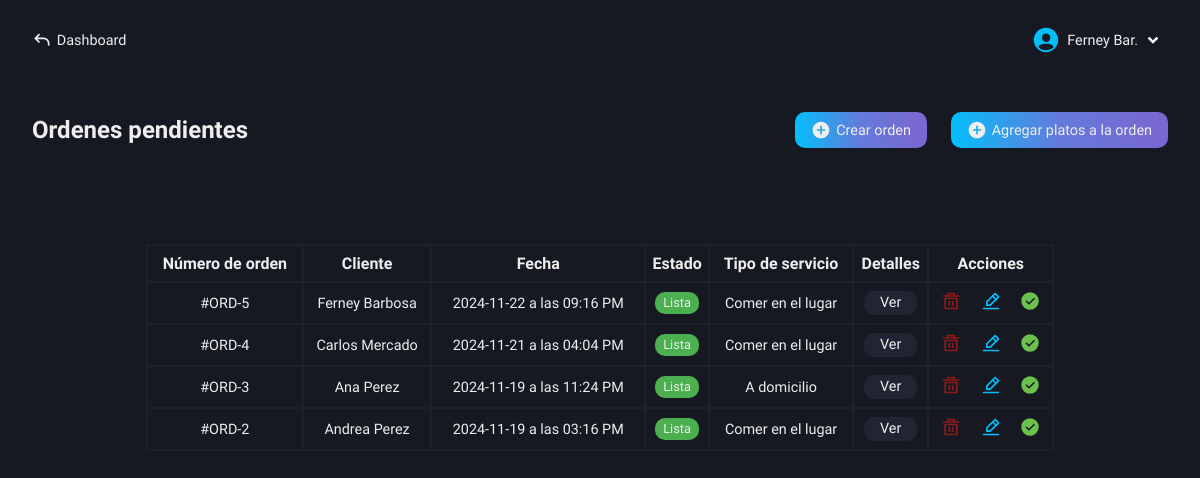
Page /roles/restaurant/kitchen/pending-orders.php (signed in) on the earlier database version.
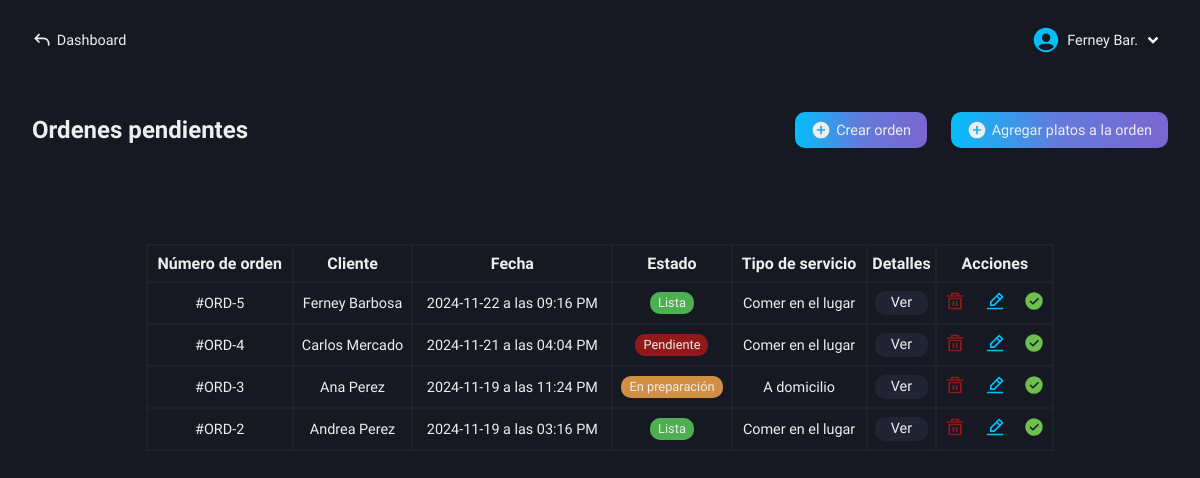
Same page on the later database version.
### tables this page shows
CREATE TABLE `users` (
  `id` int(11) NOT NULL AUTO_INCREMENT,
  `name` varchar(100) NOT NULL,
  `lastname` varchar(100) NOT NULL,
  `email` varchar(100) NOT NULL,
  `pass` varchar(100) NOT NULL,
  `role` varchar(100) NOT NULL,
  PRIMARY KEY (`id`)
);

CREATE TABLE `pending_orders` (
  `id` int(11) NOT NULL AUTO_INCREMENT,
  `order_number` int(11) NOT NULL,
  `customer` varchar(100) NOT NULL,
  `order_date` varchar(100) NOT NULL,
  `order_status` varchar(100) NOT NULL,
  `type_service` varchar(100) NOT NULL,
  `transaction` varchar(100) NOT NULL,
  PRIMARY KEY (`id`)
);

### roles/restaurant/kitchen/pending-orders.php (the view, shortened to what this page needs)
<!DOCTYPE html>
<html lang="es">
<head>
    <link rel="stylesheet" href="../../../css/restaurant/pending-orders.css">
    <?php
        include("../../../conexion.php");
        if (isset($_SESSION['user_id'])) {
            $id_user = $_SESSION['user_id'];
        } else {
            header("Location: ../../../index.php");
            exit();
        }
    ?>
</head>
<body>
    <main class="main">
        <nav class="nav-dash">
            <a href="../../dashboard-restaurant.php" class="go-dash">
                <svg xmlns="http://www.w3.org/2000/svg" width="20" height="20" viewBox="0 0 24 24"><path fill="#eee" d="m4 10l-.707.707L2.586 10l.707-.707zm17 8a1 1 0 1 1-2 0zM8.293 15.707l-5-5l1.414-1.414l5 5zm-5-6.414l5-5l1.414 1.414l-5 5zM4 9h10v2H4zm17 7v2h-2v-2zm-7-7a7 7 0 0 1 7 7h-2a5 5 0 0 0-5-5z"/></svg>
                <p>Dashboard</p>
            </a>
            <div class="user-modal">
                <div class="username">
                    <img src="../../../svg/people.svg" alt="">
                    <div class="name-down">
                        <?php
                            $queryData = "SELECT name, lastname FROM users WHERE id = $id_user";
                            $result = mysqli_query($conexion, $queryData);
                            $rowData = mysqli_fetch_assoc($result);
                            echo "<p class='name'>" . $rowData['name'] . ' ' . substr($rowData['lastname'], 0, 3) . ".</p>";
                        ?>
                        <img src="../../../svg/down-arrow.svg" alt="">
                    </div>
                </div>
            </div>
        </nav>
        <section class="pending-orders" id="hidden-modal">
            <div class="orders-content">
                <div class="tlt-button">
                    <h2 class="tlt-function">Ordenes pendientes</h2>
                    <div class="content-buttons">
                        <a href="create-orders.php" class="button-function bg-btn">
                            <svg xmlns="http://www.w3.org/2000/svg" width="20" height="20" viewBox="0 0 24 24"><path fill="#eee" d="M12 2C6.477 2 2 6.477 2 12s4.477 10 10 10s10-4.477 10-10S17.523 2 12 2m5 11h-4v4h-2v-4H7v-2h4V7h2v4h4z"/></svg>
                            <p>Crear orden</p>
                        </a>
                        <a href="functions/add-orders-details.php" class="button-function bg-btn">
                            <svg xmlns="http://www.w3.org/2000/svg" width="20" height="20" viewBox="0 0 24 24"><path fill="#eee" d="M12 2C6.477 2 2 6.477 2 12s4.477 10 10 10s10-4.477 10-10S17.523 2 12 2m5 11h-4v4h-2v-4H7v-2h4V7h2v4h4z"/></svg>
                            <p>Agregar platos a la orden</p>
                        </a>
                    </div>
                </div>
                <div class="content-table">
                    <table>
                        <tr>
                            <th>Número de orden</th>
                            <th>Cliente</th>
                            <th>Fecha</th>
                            <th>Estado</th>
                            <th>Tipo de servicio</th>
                            <th>Detalles</th>
                            <th>Acciones</th>
                        </tr>
                        <?php
                            $getOrders = "SELECT * FROM pending_orders ORDER BY order_number DESC";
                            $resultOrders = mysqli_query($conexion, $getOrders);
                            if($resultOrders -> num_rows > 0) {
                                while($row = mysqli_fetch_assoc($resultOrders)){
                                    $order_number = $row['order_number'];
                                    $id = $row['id'];
                                    $order_date = $row['order_date'];
                                    $date = new DateTime($order_date);
                                    $formatted_date = $date->format('Y-m-d \a \l\a\s h:i A');
                                    $status_class = '';
                                    switch ($row['order_status']) {
                                        case 'Pendiente':
                                            $status_class = 'pending';
                                            break;
                                        case 'En preparación':
                                            $status_class = 'preparing';
                                            break;
                                        case 'Lista':
                                            $status_class = 'ready';
                                            break;
                                    }
                                    $class_sale = '';
                                    $class_cart = '';
                                    switch ($row['transaction']) {
                                        case '1':
                                            $class_cart = 'not-sent';
                                            $class_sale = 'yes-sent';
                                            break;
                                    }
                                    echo "<tr>
                                            <td>#ORD-" . $row['order_number'] . "</td>
                                            <td>" . ucwords($row['customer']) . "</td>
                                            <td>" . $formatted_date . "</td>
                                            <td><span class='" . $status_class . "'>" . $row['order_status'] . "</span></td>
                                            <td>" . $row['type_service'] . "</td>
                                            <td class='view-details'>
                                                <a href='details.php?order_number=$order_number'>Ver</a>
                                            </td>
                                            <td>
                                                <a href='functions/delete.php?id=$id'>
                                                    <img src='../../../svg/delete.svg' title='Eliminar' />
                                                </a>
                                                <a href='functions/get-data.php?id=$id'>
                                                    <img src='../../../svg/edit.svg' title='Editar' />
                                                </a>
                                                <a href='functions/send-order-sale.php?order_number=$order_number' class='" . $class_cart . "'>
                                                    <img  src='../../../svg/cart.svg' title='Enviar a ventas' />
                                                </a>
                                                <span class='" . $class_sale . "'>
                                                    <img src='../../../svg/success.svg' title='Enviado a ventas' />
                                                </span>
                                            </td>
                                          </tr>";
                                }
                            } else {
                                echo "<tr>
                                        <td colspan='7'>No hay ordenes pendientes.</td>
                                      </tr>";
                            }
                        ?>
                    </table>
                </div>
            </div>
        </section>
    </main>
</body>
</html>

### css/restaurant/pending-orders.css (style rules this page uses)
.main { display: grid; grid-template-columns: 1fr; grid-template-rows: 80px auto; height: 100vh; background-color: var(--color-dark-blue-gray); }
.pending-orders { grid-column: 1 / 2; grid-row: 2 / 3; padding: 2rem; box-sizing: border-box; background-color: var(--color-dark-blue-gray); }
.orders-content { display: flex; flex-direction: column; gap: 3rem; }
.tlt-button { display: flex; align-items: center; justify-content: space-between; }
.content-buttons { display: flex; align-items: center; gap: 1.5rem; }
.button-function { display: flex; align-items: center; gap: .3rem; padding: .5rem 1rem; border-radius: 10px; font-size: .9rem; text-decoration: none; }
.content-table { margin-top: 3rem; }
table { border-collapse: collapse; }
table { width: 80%; margin: auto; }
th, td { padding: .5rem 0; text-align: center; border: 2px solid var(--color-slate-gray); box-sizing: border-box; }
td { font-size: .9rem; font-weight: 300; }
td:nth-child(7) a { text-decoration: none; }
td:nth-child(7) a:nth-child(2) { margin-left: 1rem; }
td:nth-child(7) span { margin-left: 1rem; }
.view-details a { text-decoration: none; background-color: var(--color-dark-charcoal-blue); padding: .2rem 1rem; border-radius: 10px; }
.pending { background-color: var(--color-dark-red); padding: .2rem .5rem; border-radius: 10px; font-size: .8rem; }
.preparing { background-color: var(--color-light-yellow); padding: .2rem .5rem; border-radius: 10px; font-size: .8rem; }
.ready { background-color: var(--color-dark-green); padding: .2rem .5rem; border-radius: 10px; font-size: .8rem; }
.yes-sent { display: inline-block; }

### css/base-nav-dash.css (style rules this page uses)
* { color: #eee; }
.nav-dash { grid-column: 1 / 2; grid-row: 1 / 2; display: flex; align-items: center; justify-content: space-between; padding: 0 2rem; box-sizing: border-box; user-select: none; }
.username { display: flex; align-items: center; gap: .4rem; cursor: pointer; }
.name-down { display: flex; align-items: center; }
.name-down .name { color: #eee; font-size: .9rem; }
.go-dash { display: flex; align-items: center; gap: .3rem; text-decoration: none; }
.go-dash p { font-size: .9rem; color: #eee; }

### css/base-btn-bd.css (style rules this page uses)
.bg-btn { background: linear-gradient( 90deg, #04BEFA, #647adb, #7b66d0, #9554c9, #04BEFA ); background-size: 200%; animation: gradient-move 5s infinite; transition: transform 0.2s, box-shadow 0.2s; }

Differences in the rows shown:
changed pending_orders "Carlos Mercado": order_status "Lista" → "Pendiente"
changed pending_orders "Ana Perez": order_status "Lista" → "En preparación"
